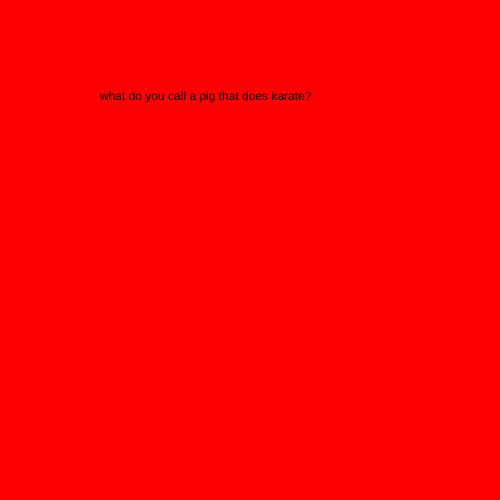
Frame 1 (no input)
Frame 60 (no input): identical to frame 1, image omitted
Frame 120 (the mouse pressed at the canvas centre since frame 60): identical to frame 1, image omitted

The p5.js sketch that drew this single still picture (run headless with seeded random() and noise() and a simulated clock; from frame 60 on, the mouse is pressed at the canvas centre):

// p5.js sketch
// ── sketch.js
let state = 0;
let timer = 0;

function setup() {
  createCanvas(500, 500);
}

function draw() {
  switch (state) {
    case 0:
      background("red");
      text("what do you call a pig that does karate?", 100, 100);
      break;
    case 1:
      background("blue");
      text("porkchop", 100, 100);
      break;

  }
  timer++
  if (timer >= 3 * 60) {
    timer = 0;
    state++;
    if (state > 1) state = 0;
  }
}


function mouseReleased() {
  state++;
  if (state > 1) {
    state = 0;
  }

}
